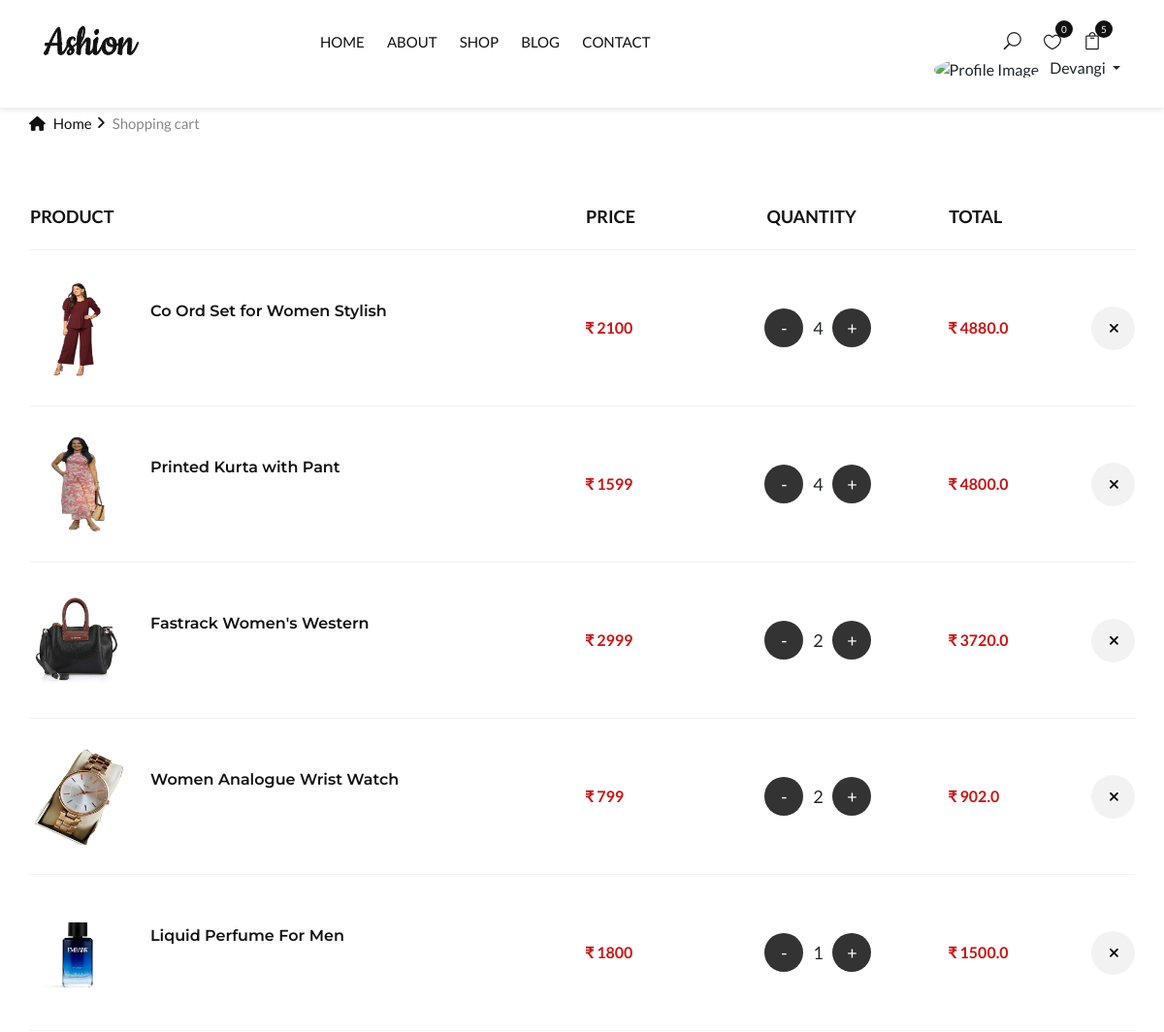
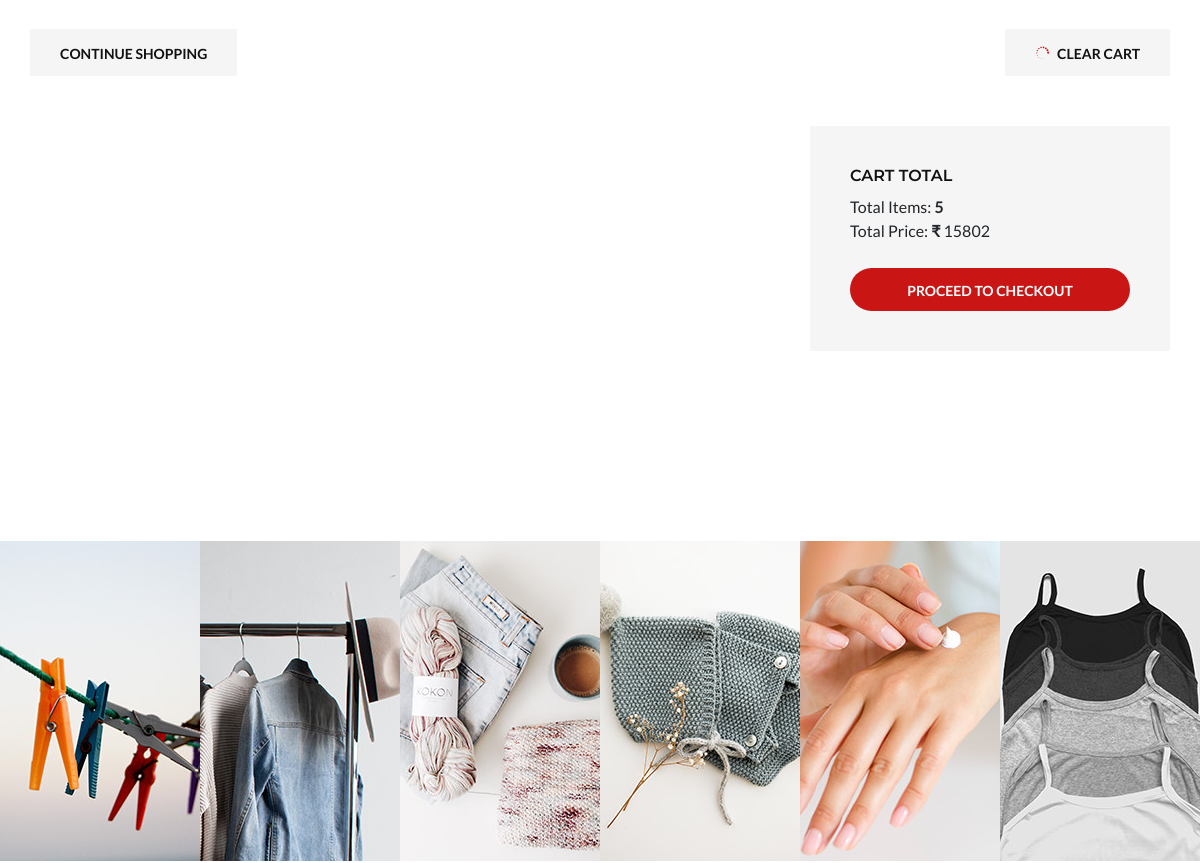
Before: /cart (signed in, upper part) with the older database file (2 pictures, top to bottom).
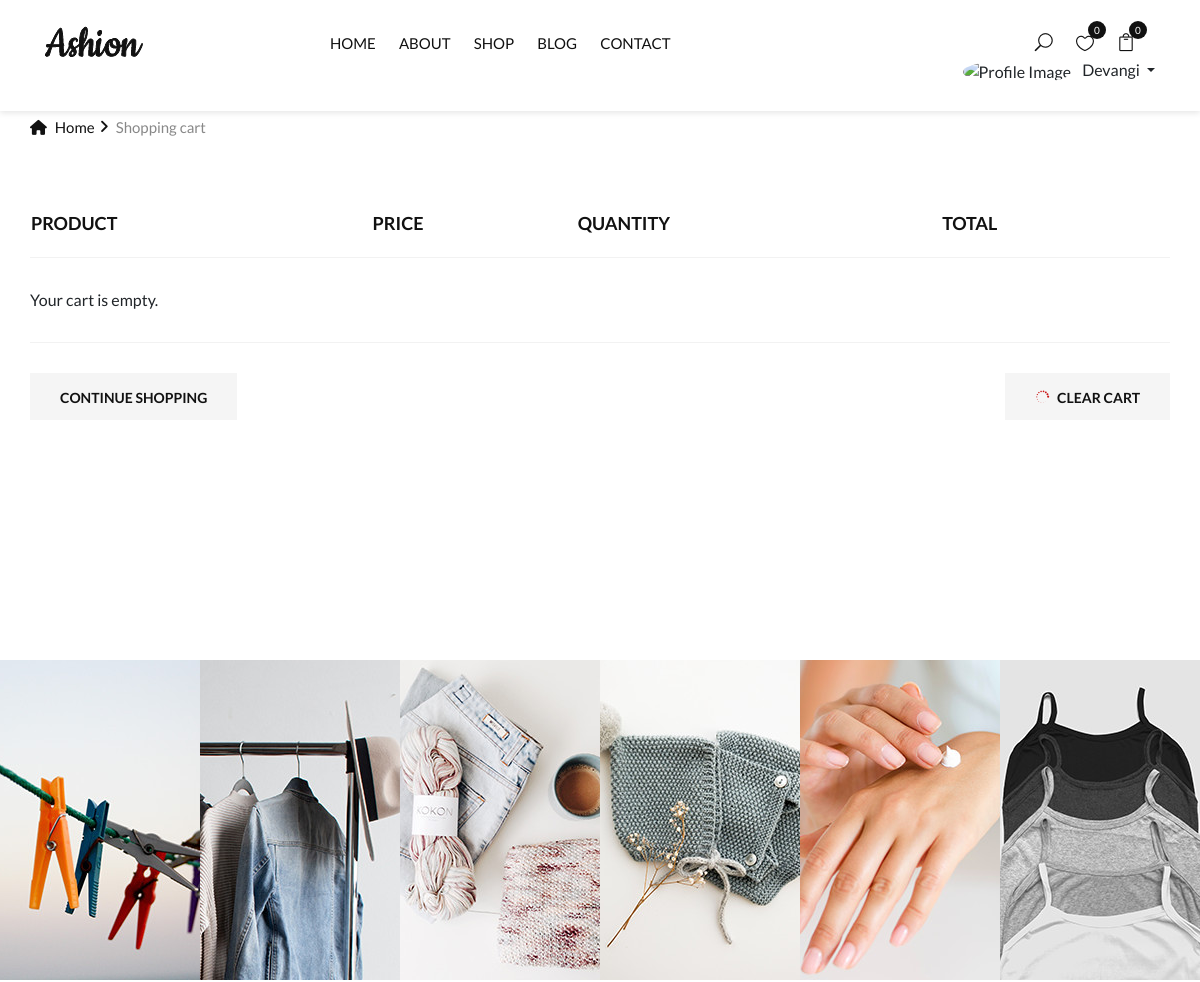
After: the same page with the newer database file.
### EcommApp/models/cart.py (models this page shows, shortened)
class CartItem(models.Model):
    cart=models.ForeignKey(Cart,on_delete=models.CASCADE,related_name='items')
    product=models.ForeignKey("Product",on_delete=models.CASCADE)
    quantity=models.PositiveIntegerField(default=1)

### EcommApp/models/product.py (models this page shows, shortened)
class Product(models.Model):
    name=models.CharField(max_length=50)
    price=models.IntegerField(default=0)
    discount=models.IntegerField(default=0)
    category = models.ForeignKey(Category, on_delete=models.CASCADE, null=True)
    description=models.CharField(max_length=200,null=True,blank=True,default="")
    image1=models.ImageField(upload_to="uploads/products", blank=False, null=True)
    image2=models.ImageField(upload_to="uploads/products",  blank=True, null=True)
    image3=models.ImageField(upload_to="uploads/products",  blank=True, null=True)
    image4=models.ImageField(upload_to="uploads/products",  blank=True, null=True)
    image5=models.ImageField(upload_to="uploads/products",  blank=True, null=True)
    is_new = models.BooleanField(default=False)  # Mark product as new
    is_in_stock = models.BooleanField(default=True)  # Mark product as in stock

### EcommApp/views/cart.py (the view)
# urls.py: path("cart", cart_view, name="cart_view"),
def cart_view(request):
    if not request.session.get('user_id'):
        return render(request, 'login.html', {"error": "Please log in to view your cart."})
    cart = get_or_create_cart(request.session['user_email'])
    cart_items = cart.items.all()
    total_price = sum(item.product.discount * item.quantity for item in cart_items)
    return render(request, 'cart.html', {
        'cart_items': cart_items,
        'total_price': total_price,
    })

### EcommApp/templatetags/custom_filter.py (called while the page is built)
@register.filter(name='multiply')
def multiply(number, multiplier):
    try:
        return float(number) * float(multiplier)
    except (ValueError, TypeError):
        return 0

### EcommApp/views/cart_count.py (called while the page is built)
def Cart_Count(request):
    cart_count = 0
    if request.session.get('user_email'):  # Using 'user_email' from the session
        cart = get_or_create_cart(request.session.get('user_email'))
        cart_count = cart.items.count() if cart else 0
    return {'cartCount': cart_count}

### EcommApp/views/cart_utils.py (called while the page is built)
def get_or_create_cart(user_email):
    user = User.objects.get(email=user_email)
    cart, created = Cart.objects.get_or_create(user=user)
    return cart

### EcommApp/views/wishlist_count.py (called while the page is built)
def Wishlist_Count(request):
    wishlist_count = 0
    if request.session.get('user_email'):
        wishlist = get_or_create_wishlist(request.session.get('user_email'))
        wishlist_count = wishlist.items.count() if wishlist else 0
    return {'wishlistCount': wishlist_count}

### EcommApp/views/wishlist_utility.py (called while the page is built)
def get_or_create_wishlist(user_email):
    user = User.objects.get(email=user_email)
    wishlist, created = Wishlist.objects.get_or_create(user=user)
    return wishlist

### EcommApp/templates/cart.html (shortened to what the changed rows need)
{% extends 'navigation.html' %}
{% load custom_filter %}
{% block content %}
<section class="shop-cart spad">
    <div class="container">
        <div class="row">
            <div class="col-lg-12">
                <div class="shop__cart__table">
                    <table>
                        <thead>
                            <tr>
                                <th>Product</th>
                                <th>Price</th>
                                <th>Quantity</th>
                                <th>Total</th>
                                <th></th>
                            </tr>
                        </thead>
                        <tbody>
                            {% if cart_items %}
                            {% for item in cart_items %}
                            <tr>
                                <td class="cart__product__item">
                                    <img src="{{ item.product.image1.url }}" alt="" width="100" height="100">
                                    <div class="cart__product__item__title">
                                        <h6>{{ item.product.name }}</h6>
                                    </div>
                                </td>
                                {% if product.discount > 0 %}
                                <td class="cart__price">₹ {{ item.product.discount }}</td>
                                {% else %}
                                <td class="cart__price">₹ {{ item.product.price }}</td>
                                {% endif %}
                                <td class="cart__quantity">
                                    <div class="quantity-wrapper" style="margin-left: -80px;">
                                        <a href="{% url 'cart_decrement' item.product.id %}" class="quantity-btn decrement" >-</a>
                                        <span class="quantity-display">{{ item.quantity }}</span>
                                        <a href="{% url 'cart_increment' item.product.id %}" class="quantity-btn increment">+</a>
                                    </div>
                                </td>
                                <td class="cart__total">₹ {{ item.product.discount|multiply:item.quantity }}</td>
                                <td class="cart__close">
                                    <a href="{% url 'remove_from_cart' item.product.id %}">
                                        <span class="icon_close"></span>
                                    </a>
                                </td>
                            </tr>
                            {% endfor %}
                            {% else %}
                            <tr>
                                <td colspan="5">Your cart is empty.</td>
                            </tr>
                            {% endif %}
                        </tbody>
                    </table>
                </div>
            </div>
        </div>
        <div class="row">
            <div class="col-lg-4 offset-lg-2">
                {% if cart_items %}
                <div class="cart__total__procced">
                    <h6>Cart total</h6>
                    <ul>
                        Total Items: <strong>{{ cart_items|length }}</strong><br>
                        Total Price: <strong>₹ <span id="cart-total">{{ total_price }}</span></strong>
                    </ul>
                    <a href="{% url 'checkout_page' %}" class="primary-btn no-hover" >Proceed to checkout</a>
                </div>
                {% endif %}
            </div>
        </div>
    </div>
</section>
{% endblock %}

### EcommApp/templates/navigation.html (shortened to what this page needs)
{% load static %}
<!DOCTYPE html>
<html lang="">
<head>
    <link rel="stylesheet" href="{% static 'new/css/bootstrap.min.css' %}" type="text/css">
    <link rel="stylesheet" href="{% static 'new/css/font-awesome.min.css' %}" type="text/css">
    <link rel="stylesheet" href="{% static 'new/css/jquery-ui.min.css' %}" type="text/css">
    <link rel="stylesheet" href="{% static 'new/css/magnific-popup.css' %}" type="text/css">
    <link rel="stylesheet" href="{% static 'new/css/owl.carousel.min.css' %}" type="text/css">
    <link rel="stylesheet" href="{% static 'new/css/slicknav.min.css' %}" type="text/css">
    <link rel="stylesheet" href="{% static 'new/css/style.css' %}" type="text/css">
    <link rel="stylesheet" href="{% static 'css/fontawesome.min.css'}">
  <link rel="stylesheet" href="{% static 'new/css/fontawesome.css'}">
  <link rel="stylesheet" href="https://cdnjs.cloudflare.com/ajax/libs/font-awesome/6.7.2/css/all.min.css">
 <link href="https://cdn.jsdelivr.net/npm/toastify-js/src/toastify.min.css" rel="stylesheet">
<link rel="stylesheet" href="{% static 'new/css/elegant-icons.css' %}" type="text/css">
<link rel="stylesheet" href="https://cdnjs.cloudflare.com/ajax/libs/noUiSlider/14.7.0/nouislider.min.css">
<link rel="stylesheet" type="text/css" href="{%static 'new/css/iofrm-style.css' %}">
<link rel="stylesheet" type="text/css" href="{%static 'new/css/iofrm-theme22.css' %}">
</head>
<body>
    <header class="header">
        <div class="container-fluid">
            <div class="row">
                <div class="col-xl-3 col-lg-2">
                    <div class="header__logo">
                        <a href=""><img src="{% static 'new/img/logo.png' %}" alt=""></a>
                    </div>
                </div>
                <div class="col-xl-6 col-lg-7">
                    <nav class="header__menu">
                        <ul>
                            <li class=""><a href="{% url 'home' %}">Home</a></li>
                            <li><a href="{% url 'about_us' %}">About</a></li>
                            <li><a href="{% url 'product' %}">Shop</a></li>
                            <li><a href="{% url 'blog' %}">Blog</a></li>
                            <li><a href="{% url 'contact' %}">Contact</a></li>
                        </ul>
                    </nav>
                </div>
                <div class="col-lg-3">
                    <div class="header__right">
                        <ul class="header__right__widget">
                            <li><span class="icon_search search-switch"></span></li>
                            {% if request.session.user_id %}
                            <li id="wishlist-item">
                                <a href="{% url 'wishlist' %}">
                                    <span class="icon_heart_alt"></span>
                                    <div class="tip">
                                        <span id="wishlist-count">{{ wishlistCount }}</span>
                                    </div>
                                </a>
                            </li>
                            <li><a href="{% url 'cart_view' %}"><span class="icon_bag_alt"></span>
                                <div class="tip"><span id="cart-count" >{{ cartCount }}</span></div>
                            </a></li>
                            <div class="btn-group">
                                <b class=" dropdown-toggle" data-bs-toggle="dropdown" aria-expanded="false">
                                    <img src="{{ request.session.user_profileImg }}" alt="Profile Image" class="rounded-circle mr-2" width="30" height="30" style="object-fit: cover;">
                                    <span>{{ request.session.user_fname }}</span>
                                </b>
                            </div>
                            {% endif %}
                        </ul>
                    </div>
                </div>
            </div>
        </div>
    </header>
    {% block content %}{% endblock %}
</body>
</html>

Changed rows visible on the page:
removed CartItem: product.image1 (picture), product.name "Co Ord Set for Women Stylish", product.price "2100", quantity "4", product.discount|multiply "4880.0"
removed CartItem: product.image1 (picture), product.name "Printed Kurta with Pant", product.price "1599", quantity "4", product.discount|multiply "4800.0"
removed CartItem: product.image1 (picture), product.name "Fastrack Women's Western", product.price "2999", quantity "2", product.discount|multiply "3720.0"
removed CartItem: product.image1 (picture), product.name "Women Analogue Wrist Watch", product.price "799", quantity "2", product.discount|multiply "902.0"
removed CartItem: product.image1 (picture), product.name "Liquid Perfume For Men", product.price "1800", quantity "1", product.discount|multiply "1500.0"
Other visible differences:
{{ cartCount }}: "5" → "0"
{{ cart_items|length }}: "5" → (not shown)
{{ total_price }}: "15802" → (not shown)
text no longer shown: "CART TOTAL Total Items: Total Price: ₹ PROCEED TO CHECKOUT"
text now shown: "Your cart is empty."
